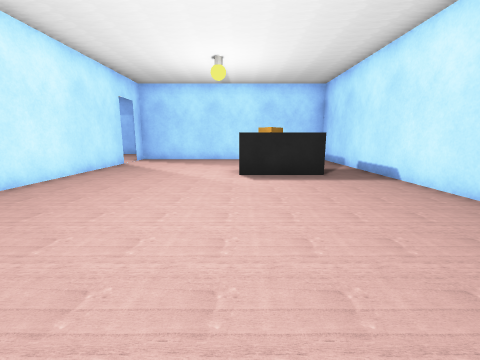
view 1 (above)

17 first-person views from a walk through a 3-D level made in the Unity game engine. The camera is 1.2 m above the floor, tilts 10° down and sees 90° across. Doors are open. The floor is counted in squares, 1 m on a side. Each view is taken from the middle of a square. On the plan, view 1 faces up. The plan holds only what a view shows up to about 12 squares ahead; the rest is blank. The player character is not drawn. Some surface patterns are stand-ins.

view 2
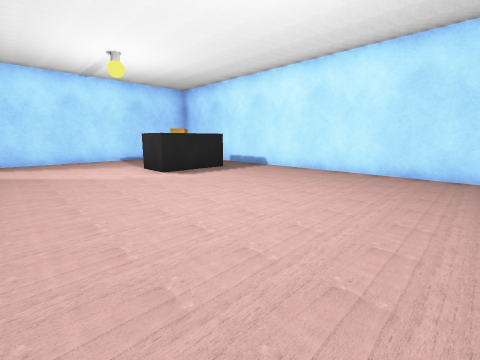

view 3
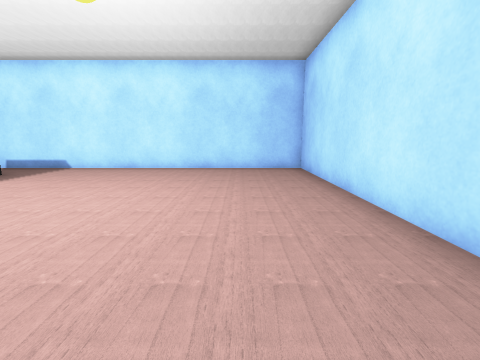

view 4
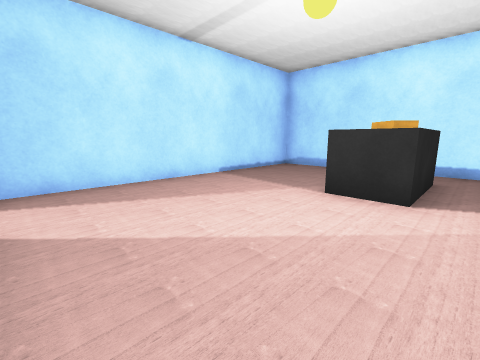

view 5
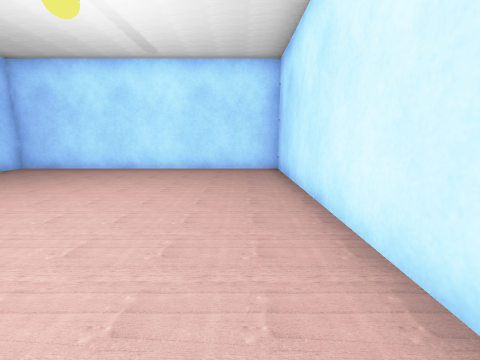

view 6
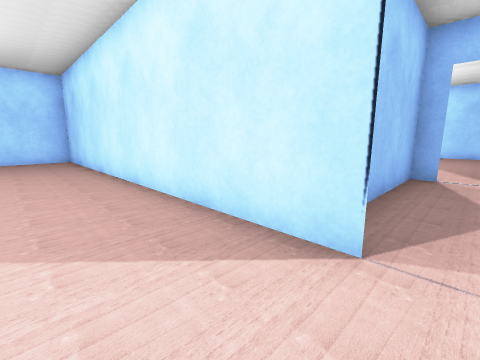

view 7
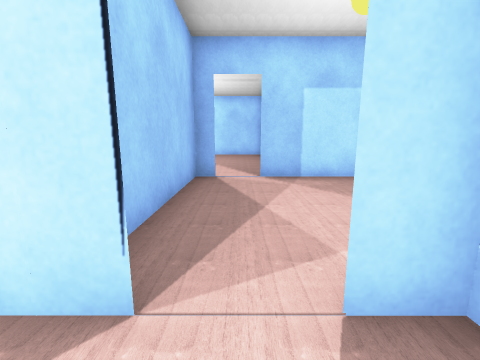

view 8
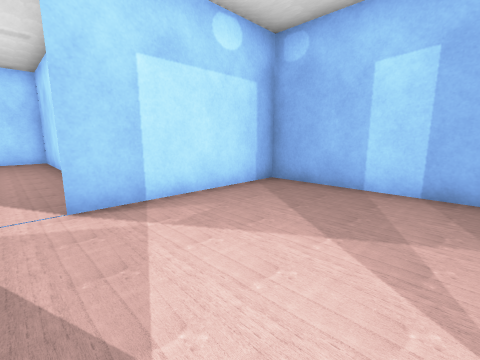

view 9
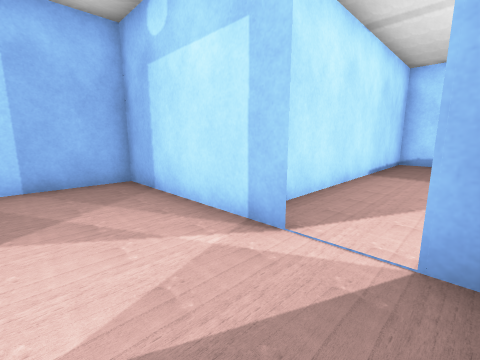

view 10
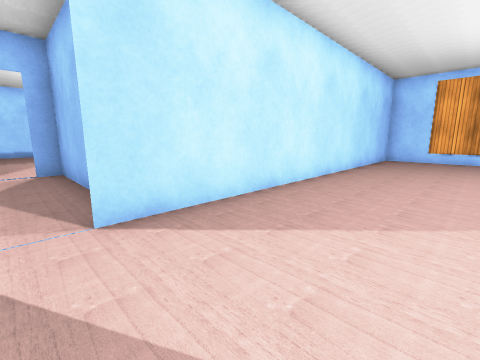

view 11
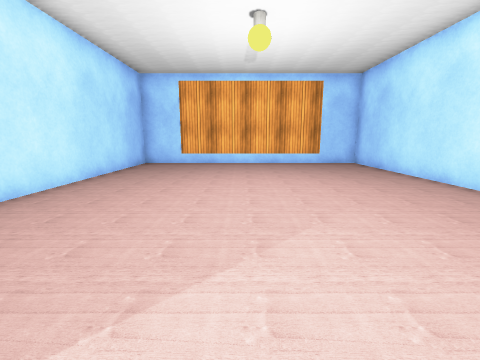

view 12
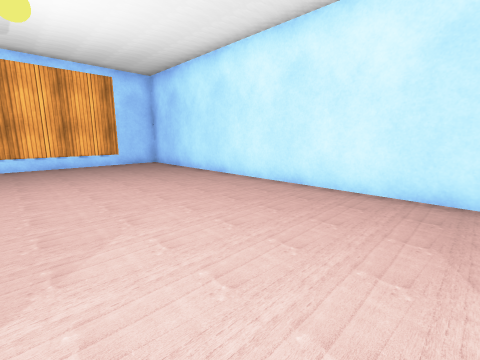

view 13
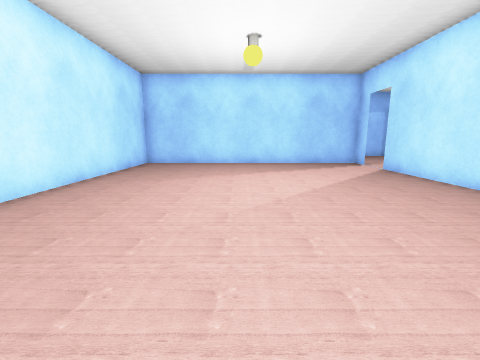

view 14
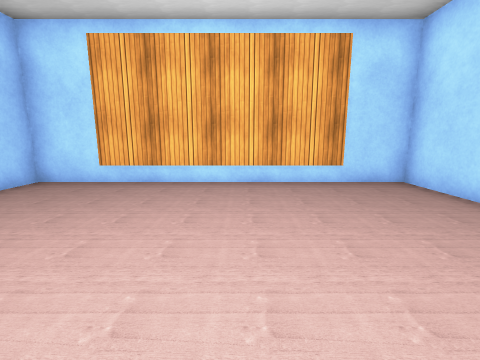

view 15
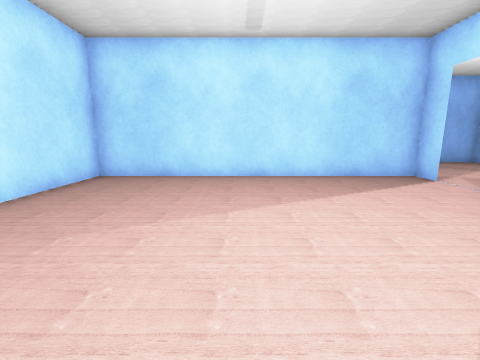

view 16
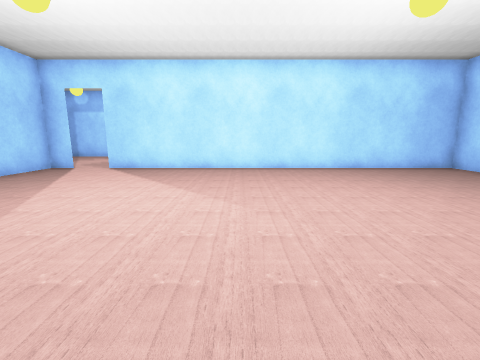

view 17
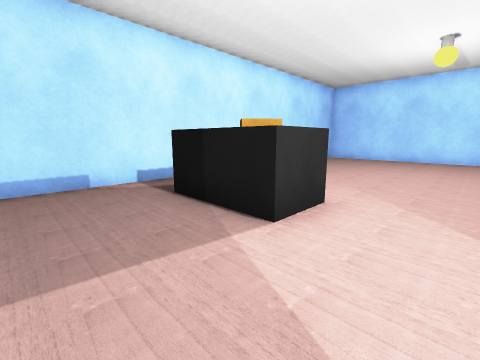

### Floor plan
Points are (right, up) in squares from view 1. A wall is a line through its corners. A room is listed if a view was taken in it or the views show most of it. See-through windows are left out.
Room 1 (views 1, 2, 3, 4, 5, 6, 7, 17)
walls: (-5.5, 11.4) (-5.5, -2.4) (4.6, -2.4) (4.6, 13.5) (-5.5, 13.5) (-5.5, 12.6)
ways out: open door at (-5.5, 12) to room 2
objects: other object (0, 8) to (3, 9)
Room 2 (views 8, 9)
walls: (-5.5, 12.6) (-5.5, 17.9) (-11.5, 17.9) (-11.5, 12.6); (-11.5, 11.3) (-11.5, 10.6) (-5.5, 10.6) (-5.5, 11.4)
ways out: open door at (-5.5, 12) to room 1; open door at (-11.5, 12) to room 3
Room 3 (views 10, 11, 12, 13, 14, 15, 16)
walls: (-11.5, 12.6) (-11.5, 13.5) (-21.5, 13.6) (-21.5, -2.4) (-11.5, -2.4) (-11.5, 11.3)
ways out: open door at (-11.5, 12) to room 2

Positions as (right, up) in squares from view 1, and headings:
1: (0, 0), facing up
2: (-4, 0), facing up-right
3: (-5, 0), facing right
4: (-5, 7), facing up-right
5: (-4, 7), facing down
6: (-3, 12), facing down-left
7: (-4, 12), facing left
8: (-7, 12), facing up-left
9: (-8, 11), facing up-right
10: (-15, 12), facing down-right
11: (-16, 9), facing down
12: (-16, 9), facing down-left
13: (-17, 2), facing up
14: (-17, 4), facing down
15: (-17, 6), facing up
16: (-21, 6), facing right
17: (-2, 12), facing down-right
